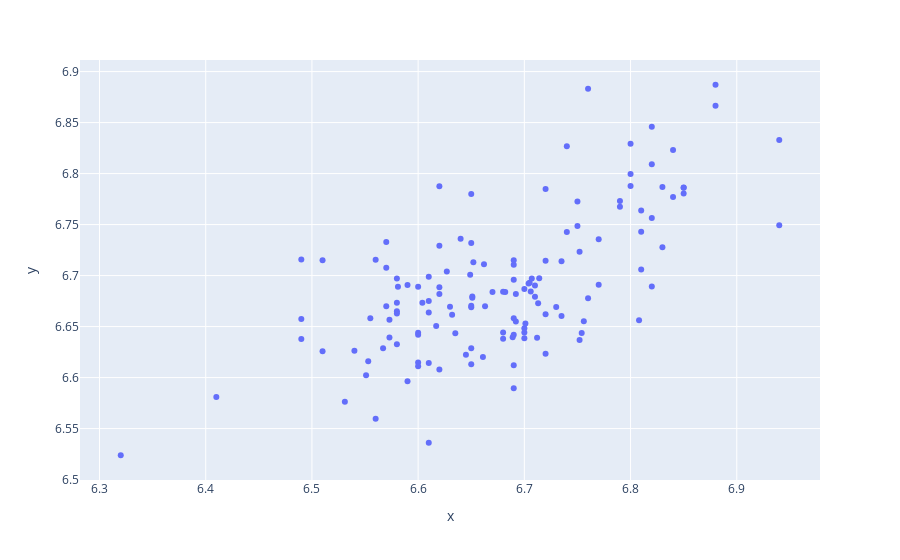

Here is the notebook cell this chart was saved with:
### Code cell
import plotly.express as px
fig = px.scatter(x=y_test, y=y_pred)
fig.show()

### Figure 1 — Plotly figure (JSON) as saved in the notebook; plotly's stock layout.template omitted (floating-point values rounded to 4 significant figures; data arrays with more than 128 entries replaced by an {"elided": "..."} marker saying what was removed)
{"data": [{"hovertemplate": "x=%{x}<br>y=%{y}<extra></extra>", "legendgroup": "", "marker": {"color": "#636efa", "symbol": "circle"}, "mode": "markers", "name": "", "orientation": "v", "showlegend": false, "type": "scatter", "x": {"elided": "136 float values"}, "xaxis": "x", "y": {"elided": "136 float values"}, "yaxis": "y"}], "layout": {"legend": {"tracegroupgap": 0}, "margin": {"t": 60}, "xaxis": {"anchor": "y", "domain": [0, 1], "title": {"text": "x"}}, "yaxis": {"anchor": "x", "domain": [0, 1], "title": {"text": "y"}}}}
